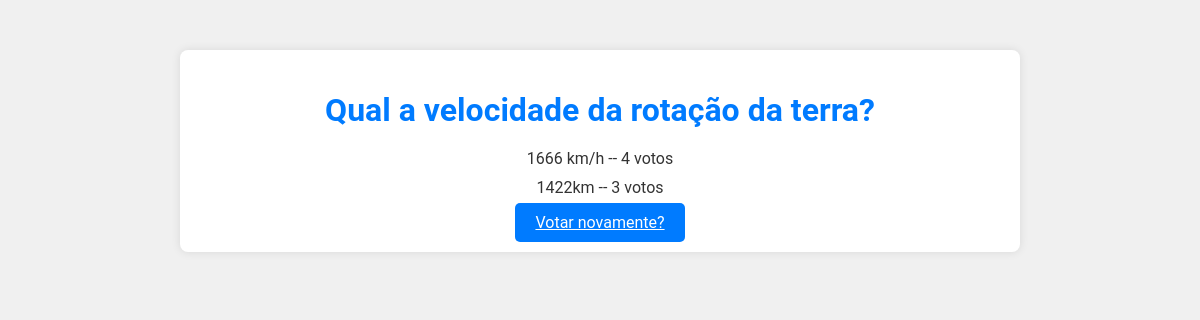
The page /polls/4/results/ on the database its author committed.
### polls/models.py (models this page shows, shortened)
class Question(models.Model):
    question_text = models.CharField(max_length=200)
    pub_date = models.DateTimeField("date published")

class Choice(models.Model):
    question = models.ForeignKey(Question, on_delete=models.CASCADE)
    choice_text = models.CharField(max_length=200)
    votes = models.IntegerField(default=0)

### polls/views.py (the view)
# urls.py: path("<int:question_id>/results/", views.results, name="results"),
def results(request, question_id):
    question = get_object_or_404(Question, pk=question_id)
    choices = question.choice_set.order_by("-votes")
    return render(request, "polls/results.html", { "question": question , "choices": choices })

### polls/templates/polls/results.html
{% load static %}
<link rel="stylesheet" type="text/css" href="{% static 'css/style.css' %}">
<div class="container">
<h1>{{ question.question_text }}</h1>
<ul>
{% for choice in choices %}
    <li>{{ choice.choice_text }} -- {{ choice.votes }} voto{{ choice.votes|pluralize  }}</li>
{% endfor %}
</ul>
<a class="btn" href="{% url 'polls:detail' question.id %}">Votar novamente?</a>
</div>

### polls/static/css/style.css (style rules this page uses)
.container { width: 80%; max-width: 800px; margin: 50px auto; background-color: #fff; padding: 20px; box-shadow: 0 0 10px rgba(0, 0, 0, 0.1); border-radius: 8px; text-align: center; }
h1 { color: #007BFF; margin-bottom: 20px; }
ul { list-style: none; padding: 0; }
ul li { margin: 10px 0; }
.btn { background-color: #007BFF; color: white; border: none; padding: 10px 20px; font-size: 16px; border-radius: 5px; cursor: pointer; margin-top: 20px; }

### rows shown on the page
Question: question_text "Qual a velocidade da rotação da terra?"
Choice: choice_text "1666 km/h", votes "4"
Choice: choice_text "1422km", votes "3"
